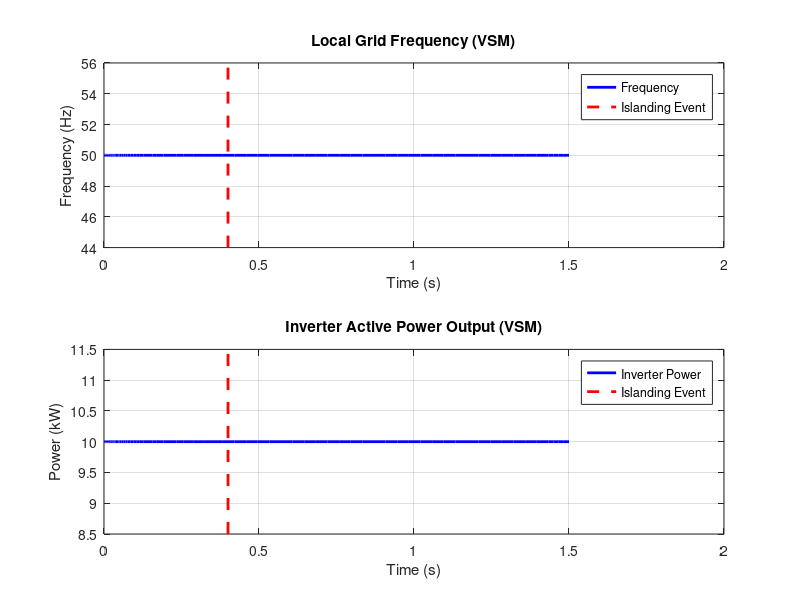

Write MATLAB code to recreate this figure.
function run_islanding_comparison_sim()
    % Main function to run a fast, behavioral simulation comparing how GFL,
    % Droop, VSM, and VOC controllers respond to an islanding event.

    clear; clc; close all;

    % --- Simulation Case Selection ---
    % Control Mode: 'GFL', 'Droop', 'VSM', or 'VOC'
    control_mode = 'VSM'; 

    % ========================================================================
    % 1. DEFINE SYSTEM PARAMETERS (Struct 'P')
    % ========================================================================
    P.f_nom = 50;      % Nominal grid frequency (Hz)
    P.w_nom = 2 * pi * P.f_nom;
    
    P.P_load = 10000;  % The local load that remains after islanding (W)
    P.P_inv_ref = 10000; % The inverter's power setpoint before islanding
    
    % --- Controller Parameters ---
    % Droop
    P.mp_droop = (0.05 * P.w_nom) / P.P_load; % 5% frequency droop at full load
    % VSM
    P.J_vsm = 0.5; % Virtual Inertia
    P.D_vsm = 50.0; % Damping
    
    % --- Simulation Event Times ---
    P.t_island = 0.4;   % Time at which the grid is disconnected
    t_span = [0 1.5];
    
    disp(['Running ISLANDING COMPARISON simulation for ' control_mode '...']);

    % ========================================================================
    % 2. SET UP AND RUN THE SIMULATION
    % ========================================================================
    % x = [frequency_deviation, inverter_power_output]
    x0 = [0; P.P_inv_ref]; % Start synchronized, at reference power

    [t, x] = ode45(@(t,x) behavioral_dynamics_islanding(t, x, P, control_mode), t_span, x0);

    % ========================================================================
    % 3. POST-PROCESS AND PLOT RESULTS
    % ========================================================================
    disp('Simulation finished. Processing results for plotting...');
    
    frequency_hz = P.f_nom + x(:,1) / (2*pi);
    inverter_power_output_kw = x(:,2) / 1000;
    
    figure('Name', ['Islanding Response for ' control_mode ' control']);
    
    % Plot Frequency
    subplot(2,1,1);
    plot(t, frequency_hz, 'b', 'LineWidth', 2);
    hold on;
    line([P.t_island P.t_island], ylim, 'Color', 'r', 'LineStyle', '--', 'LineWidth', 2);
    title(['Local Grid Frequency (' control_mode ')']);
    xlabel('Time (s)');
    ylabel('Frequency (Hz)');
    legend('Frequency', 'Islanding Event');
    grid on;

    % Plot Power Output
    subplot(2,1,2);
    plot(t, inverter_power_output_kw, 'b', 'LineWidth', 2);
    hold on;
    line([P.t_island P.t_island], ylim, 'Color', 'r', 'LineStyle', '--', 'LineWidth', 2);
    title(['Inverter Active Power Output (' control_mode ')']);
    xlabel('Time (s)');
    ylabel('Power (kW)');
    legend('Inverter Power', 'Islanding Event');
    grid on;
end

% ============================================================================
% THE BEHAVIORAL DYNAMICS FUNCTION
% ============================================================================
function dxdt = behavioral_dynamics_islanding(t, x, P, control_mode)
    % Unpack state vector
    w_dev = x(1); % Frequency deviation from nominal (rad/s)
    P_out = x(2); % Current power output of the inverter (W)

    % Check if the grid is connected
    if t < P.t_island
        % --- Grid-Connected Behavior ---
        % The grid is strong and holds the frequency at nominal.
        dw_dev_dt = -100 * w_dev; % Drive frequency deviation to zero
        dP_out_dt = 10 * (P.P_inv_ref - P_out); % Ensure power is at setpoint
    else
        % --- Islanded Behavior ---
        power_mismatch = P_out - P.P_load;
        
        switch control_mode
            case 'GFL'
                % GFL inverter has lost its grid reference and fails.
                dw_dev_dt = -1000; % Frequency collapses
                dP_out_dt = -10 * P_out; % Power collapses
                
            case 'Droop'
                % Frequency is determined by the droop characteristic.
                target_w_dev = -P.mp_droop * (P_out - P.P_inv_ref);
                dw_dev_dt = 10 * (target_w_dev - w_dev);
                % Power output changes to match the load
                dP_out_dt = 10 * (P.P_load - P_out);
                
            case 'VSM'
                % Frequency changes based on the swing equation.
                dw_dev_dt = (1/P.J_vsm) * (-power_mismatch - P.D_vsm * w_dev);
                % Power output changes to match the load
                dP_out_dt = 10 * (P.P_load - P_out);
                
            case 'VOC'
                % VOC is modeled to quickly stabilize frequency and power.
                dw_dev_dt = -50 * w_dev; % Drive frequency deviation to zero quickly
                dP_out_dt = 50 * (P.P_load - P_out); % Match load very fast
        end
    end
    
    dxdt = [dw_dev_dt; dP_out_dt];
end
